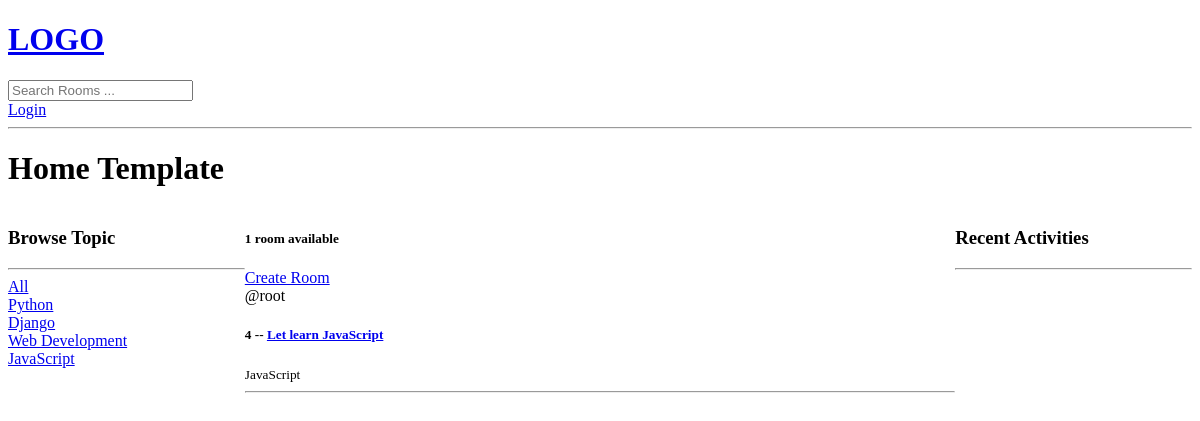
The app's page /?q=JavaScript, older data.
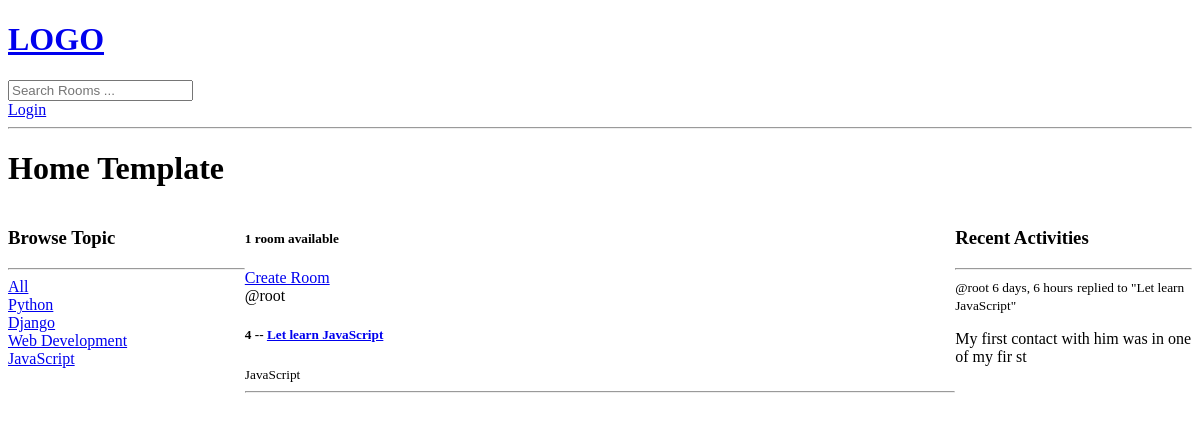
The same page, newer data.
### base/models.py (models this page shows)
class Topic(models.Model):
    name = models.CharField(max_length=200)
    def __str__(self):
        return self.name

class Room(models.Model):
    host = models.ForeignKey(User, on_delete=models.SET_NULL, null=True)
    topic = models.ForeignKey(Topic, on_delete=models.SET_NULL, null=True)
    name = models.CharField(max_length=200)
    description = models.TextField(null=True, blank=True)
    participants = models.ManyToManyField(User, related_name='participants', blank=True)
    updated = models.DateTimeField(auto_now=True) #datetime changes any time you update
    created = models.DateTimeField(auto_now_add=True)#datetime does not change once  datetime created
    class Meta:
        ordering = ['-updated', '-created'] #desending order because of - sign of(updated and created)
    def __str__(self):
        return self.name

class Message(models.Model):
    user = models.ForeignKey(User, on_delete=models.CASCADE)
    room = models.ForeignKey(Room, on_delete=models.CASCADE)
    body = models.TextField()
    updated = models.DateTimeField(auto_now=True) #datetime changes any time you update
    created = models.DateTimeField(auto_now_add=True)#datetime does not change once  datetime created
    class Meta:
        ordering = ['-updated', '-created'] #desending order because of - sign of(updated and created)
    def __str__(self):
        return self.body[0:50]

### base/views.py (the view)
# urls.py: path('', views.home, name='home'),
def home(request):
    q = request.GET.get('q') if request.GET.get('q') != None else ''
    rooms = Room.objects.filter(Q(topic__name__icontains = q ) | Q(name__icontains=q)| Q(description__icontains=q) )
    topics = Topic.objects.all()
    room_count = rooms.count()
    room_messages = Message.objects.filter(Q(room__topic__name__icontains=q))
    context = {'rooms':rooms, 'topics':topics, 'room_count':room_count, 'room_messages': room_messages}
    return render(request, 'base/home.html', context)

### base/templates/base/home.html (shortened to what this page needs)
{% extends 'main.html' %}
{% block content %}
<h1> Home Template</h1>
<div class="home-container">
   <div>
      {% include 'base/topics_component.html' %}
   </div>
  <div>
   <h5>{% if room_count > 1%}{{room_count}} rooms available  {% else%} {{room_count}} room available   {% endif %}</h5>
    <a href="{% url 'create-room' %}">Create Room</a>
    <div>
      {% for room in rooms %}
       <div>
          <span>@{{room.host.username}}</span>
          <h5>{{room.id}} -- <a href="{%url 'room' room.id %}">{{room.name}}</a></h5>
          <small>{{room.topic.name}}</small>
          <hr>
       </div>
      {% endfor%}
    </div>
  </div>
  <div>
    {% include 'base/activity_component.html' %}
  </div>
  </div>
{% endblock content %}

### base/templates/base/topics_component.html
 <h3>Browse Topic</h3>
      <hr>
      <div>
        <a href="{% url 'home' %}">All</a>
     </div>
      {% for topic in topics %}
         <div>
            <a href="{% url 'home' %}?q={{topic.name}}">{{topic}}</a>
         </div>
      {% endfor %}

### base/templates/base/activity_component.html (shortened to what this page needs)
 <h3>Recent Activities</h3>
     <hr>
     {% for message in room_messages %}
       <div>
         <small>@{{message.user}} {{message.created|timesince}}</small>
         <small>replied to "{{message.room}}"</small>
         <p>{{message}}</p>
       </div>
     {% endfor %}

Row changes from the older to the newer data that the page shows:
added Message: user "root", created "6 days, 6 hours", room "Let learn JavaScript", body "My first contact with him was in one of my fir st"
